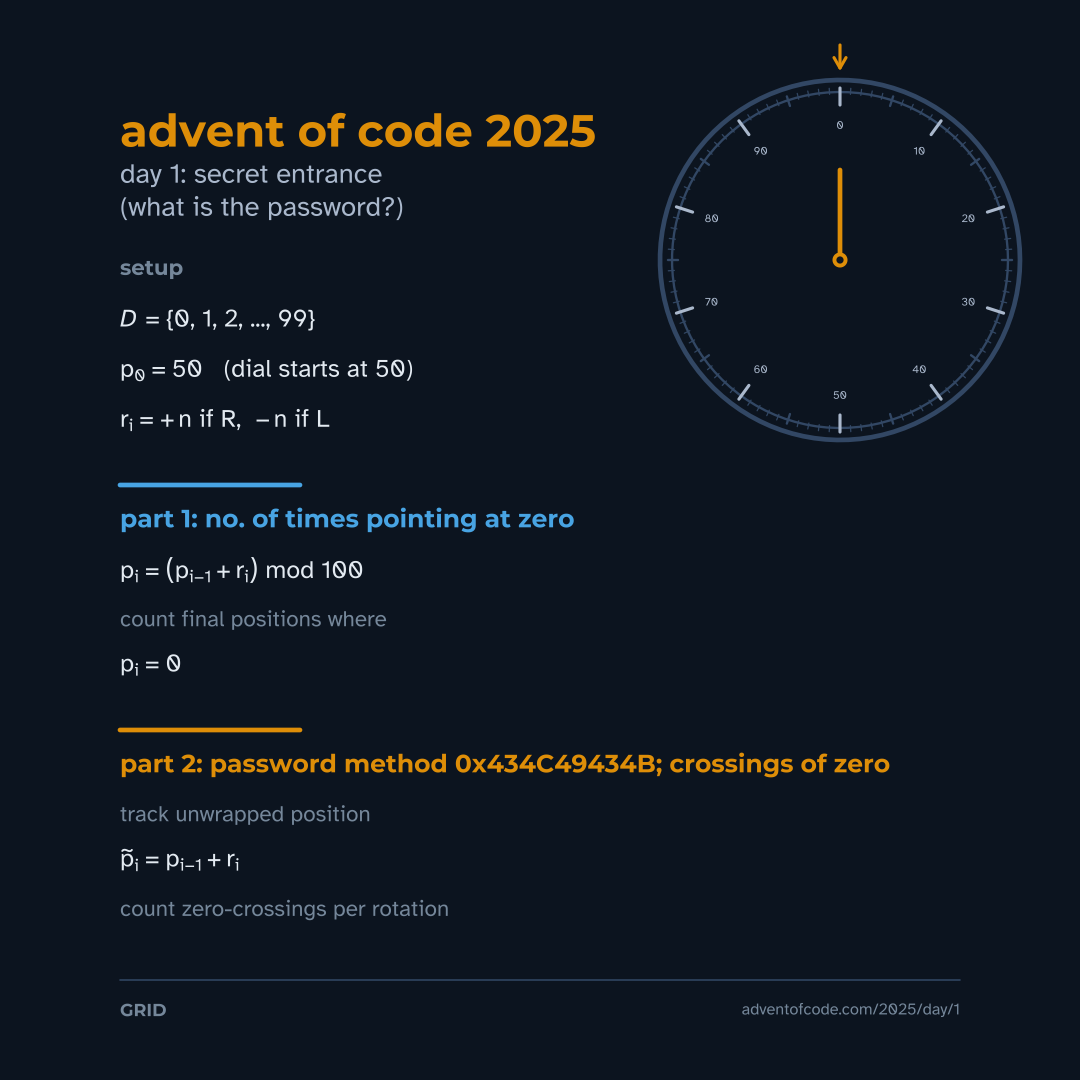

Here is the R script that generated this plot:
#!/usr/bin/env Rscript

# Advent of Code 2025 Day 1 graphic (a math summary)

library(showtext)
font_add_google("Montserrat", "montserrat")
font_add_google("Atkinson Hyperlegible", "atkinson")
showtext_auto()

create_day1_graphic <- function(
    output_path = "2025/Day1/day01_graphic.png",
    aspect_ratio = "1:1"
) {
  
  # Colorblind-safe Secret Safe palette
  colors <- list(
    bg_dark      = "#0d1b2a",
    frost        = "#415a77",
    ice_blue     = "#56B4E9",
    gold         = "#E69F00",
    silver       = "#b8c5d6",
    text_main    = "#e8eef4",
    text_dim     = "#8899aa"
  )
  
  # Dimensions
  dims <- switch(aspect_ratio,
                 "1:1"  = c(width = 1080, height = 1080),
                 "16:9" = c(width = 1920, height = 1080),
                 "4:5"  = c(width = 1080, height = 1350),
                 c(width = 1080, height = 1080)
  )
  
  png(output_path, width = dims["width"], height = dims["height"], 
      bg = colors$bg_dark, res = 150)
  
  par(mar = c(0, 0, 0, 0), bg = colors$bg_dark)
  plot.new()
  plot.window(xlim = c(0, 10), ylim = c(0, 10))
  
# COMBINATION LOCK DIAL (top right) - full 0-99 dial

  dial_cx <- 8.0
  dial_cy <- 7.8
  dial_r <- 1.8
  
  # Outer ring
  theta_full <- seq(0, 2 * pi, length.out = 100)
  lines(dial_cx + dial_r * cos(theta_full), 
        dial_cy + dial_r * sin(theta_full), 
        col = colors$frost, lwd = 3)
  
  # Inner ring
  lines(dial_cx + (dial_r - 0.12) * cos(theta_full), 
        dial_cy + (dial_r - 0.12) * sin(theta_full), 
        col = colors$frost, lwd = 1.5)
  
  # Tick marks and numbers (0-99, every 10 labeled)
  for (i in 0:99) {
    # Angle: 0 at top, going clockwise
    angle <- pi/2 - (i / 100) * 2 * pi
    
    if (i %% 10 == 0) {
      # Major tick + number
      lines(c(dial_cx + (dial_r - 0.25) * cos(angle), 
              dial_cx + (dial_r - 0.08) * cos(angle)),
            c(dial_cy + (dial_r - 0.25) * sin(angle), 
              dial_cy + (dial_r - 0.08) * sin(angle)),
            col = colors$silver, lwd = 2)
      
      # Number label
      text(dial_cx + (dial_r - 0.45) * cos(angle),
           dial_cy + (dial_r - 0.45) * sin(angle),
           labels = i,
           col = colors$silver, cex = 0.45, family = "atkinson")
    } else if (i %% 5 == 0) {
      # Medium tick (every 5)
      lines(c(dial_cx + (dial_r - 0.18) * cos(angle), 
              dial_cx + (dial_r - 0.08) * cos(angle)),
            c(dial_cy + (dial_r - 0.18) * sin(angle), 
              dial_cy + (dial_r - 0.08) * sin(angle)),
            col = colors$frost, lwd = 1.5)
    } else {
      # Minor tick
      lines(c(dial_cx + (dial_r - 0.14) * cos(angle), 
              dial_cx + (dial_r - 0.08) * cos(angle)),
            c(dial_cy + (dial_r - 0.14) * sin(angle), 
              dial_cy + (dial_r - 0.08) * sin(angle)),
            col = colors$frost, lwd = 0.8)
    }
  }
  
  # Dial pointer (pointing at 0, which is at top)
  pointer_angle <- pi / 2  # 0 is at top
  lines(c(dial_cx, dial_cx + 0.9 * cos(pointer_angle)),
        c(dial_cy, dial_cy + 0.9 * sin(pointer_angle)),
        col = colors$gold, lwd = 3)
  
  # Center hub
  points(dial_cx, dial_cy, pch = 19, col = colors$gold, cex = 1.2)
  points(dial_cx, dial_cy, pch = 19, col = colors$bg_dark, cex = 0.5)
  
  # Arrow indicator at top (fixed position showing where dial points)
  arrows(dial_cx, dial_cy + dial_r + 0.35, 
         dial_cx, dial_cy + dial_r + 0.12,
         col = colors$gold, lwd = 2, length = 0.08)
  
# HEADER

  text(0.8, 9.1, "advent of code 2025", 
       col = colors$gold, cex = 1.8, adj = 0, family = "montserrat", font = 2)
  text(0.8, 8.5, "day 1: secret entrance \n(what is the password?)",
       col = colors$silver, cex = 1.1, adj = 0, family = "atkinson")
  
# SETUP

  text(0.8, 7.7, "setup", 
       col = colors$text_dim, cex = 0.85, adj = 0, family = "montserrat", font = 2)
  
  text(0.8, 7.2,
       expression(italic(D) == "{0, 1, 2, ..., 99}"),
       col = colors$text_main, cex = 1.0, adj = 0, family = "atkinson")
  
  text(0.8, 6.7,
       expression(p[0] == 50 ~~~ "(dial starts at 50)"),
       col = colors$text_main, cex = 1.0, adj = 0, family = "atkinson")
  
  text(0.8, 6.2,
       expression(r[i] == +n ~ "if R," ~~ -n ~ "if L"),
       col = colors$text_main, cex = 1.0, adj = 0, family = "atkinson")
  
# PART 1

  segments(0.8, 5.55, 2.6, 5.55, col = colors$ice_blue, lwd = 3)
  
  text(0.8, 5.2, "part 1: no. of times pointing at zero",
       col = colors$ice_blue, cex = 1.0, adj = 0, family = "montserrat", font = 2)
  
  text(0.8, 4.7,
       expression(p[i] == (p[i-1] + r[i]) ~ "mod 100"),
       col = colors$text_main, cex = 1.0, adj = 0, family = "atkinson")
  
  text(0.8, 4.2, "count final positions where", 
       col = colors$text_dim, cex = 0.9, adj = 0, family = "atkinson")
  
  text(0.8, 3.75,
       expression(p[i] == 0),
       col = colors$text_main, cex = 1.0, adj = 0, family = "atkinson")
  
# PART 2

  segments(0.8, 3.1, 2.6, 3.1, col = colors$gold, lwd = 3)
  
  text(0.8, 2.75, "part 2: password method 0x434C49434B; crossings of zero",
       col = colors$gold, cex = 1.0, adj = 0, family = "montserrat", font = 2)
  
  text(0.8, 2.25, "track unwrapped position",
       col = colors$text_dim, cex = 0.9, adj = 0, family = "atkinson")
  
  text(0.8, 1.8,
       expression(tilde(p)[i] == p[i-1] + r[i]),
       col = colors$text_main, cex = 1.0, adj = 0, family = "atkinson")
  
  text(0.8, 1.3, "count zero-crossings per rotation",
       col = colors$text_dim, cex = 0.9, adj = 0, family = "atkinson")
  
# FOOTER

  segments(0.8, 0.6, 9.2, 0.6, col = colors$frost, lwd = 1)
  
  text(0.8, 0.3, "GRID", 
       col = colors$text_dim, cex = 0.7, adj = 0, family = "montserrat", font = 2)
  
  text(9.2, 0.3, "adventofcode.com/2025/day/1",
       col = colors$text_dim, cex = 0.65, adj = 1, family = "atkinson")
  
  dev.off()
  message("Graphic saved to: ", output_path)
}

# Generate
create_day1_graphic("2025/Day1/day01_graphic.png", aspect_ratio = "1:1")